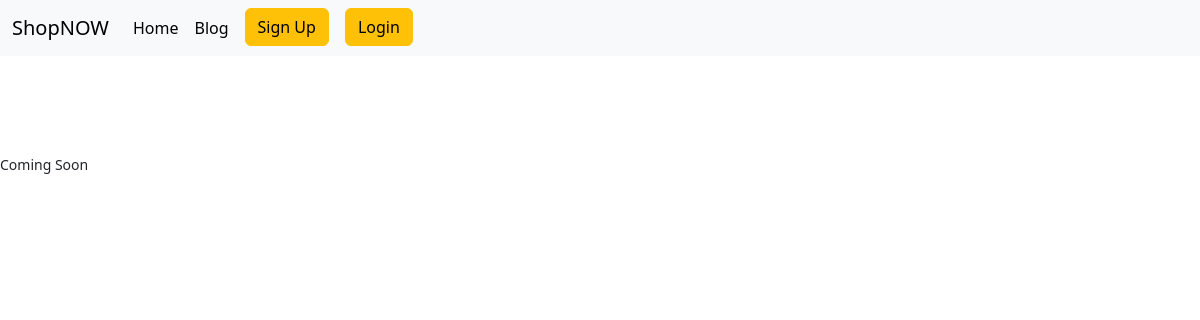
/blog, run on an earlier commit of the app's database.
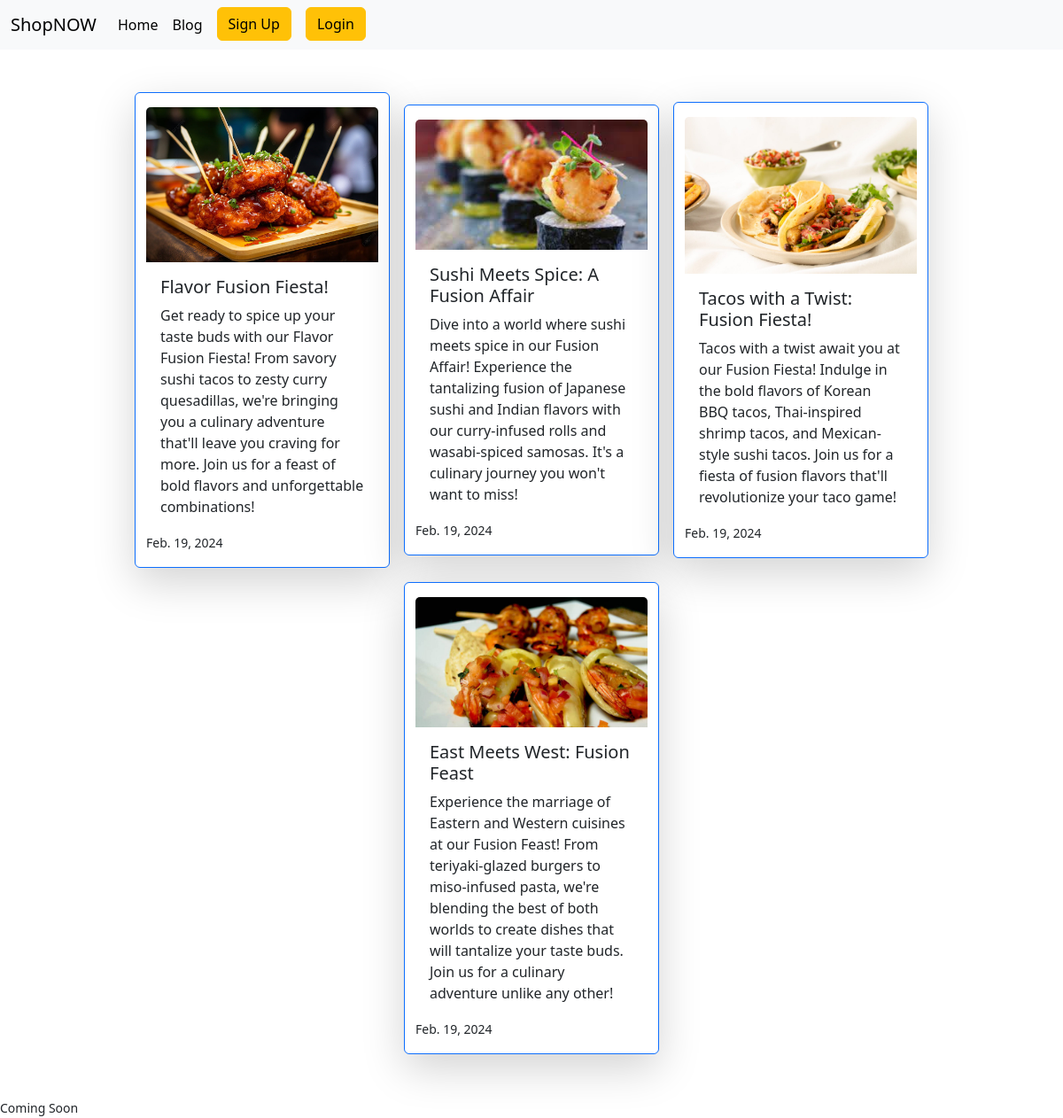
And on a later commit of the database.
### ShopNow/models.py (models this page shows)
class shopCard(models.Model):
    title = models.CharField(max_length=150)
    describtion = models.TextField()
    date_posted = models.DateField(auto_now_add=True)
    card_image = models.ImageField(upload_to="shop_image")

### ShopNow/views.py (the view)
# urls.py: path('blog', blogpage, name="Blog"),
def blogpage(request):
    allpost = shopCard.objects.all()
    return render(request, 'ShopNowApp/blog.html',{'allpose':allpost})

### ShopNow/templates/ShopNowApp/blog.html
{% extends 'ShopNowApp/base.html' %}
      {% block contant %}
      <div class="container my-5">
        <div class="row gap-3 justify-content-center align-items-center">
      {% for shopCard in allpose %}
              <div class="card border-primary col-3 shadow-lg" style="width: 18rem;">
                <img src={{shopCard.card_image.url}} class="card-img-top mt-3" alt="...">
                <div class="card-body">
                  <h5 class="card-title">{{shopCard.title}}</h5>
                  <p class="card-text">{{shopCard.describtion}}</p>
                </div>
                <p>
                  <small>{{shopCard.date_posted}}</small>
                </p>
              </div>
      {% endfor %}
        </div>
      </div>
      {% endblock contant %}

### ShopNow/templates/ShopNowApp/base.html (shortened to what this page needs)
<!doctype html>
<html lang="en">
  <head>
    <link href="https://cdn.jsdelivr.net/npm/bootstrap@5.3.2/dist/css/bootstrap.min.css" rel="stylesheet">
  </head>
  <body>
    <nav class="navbar navbar-expand-lg bg-body-tertiary">
        <div class="container-fluid">
          <a class="navbar-brand" href="{% url 'Home' %}">ShopNOW</a>
          <div class="collapse navbar-collapse" id="navbarSupportedContent">
            <ul class="navbar-nav me-auto mb-2 mb-lg-0">
              <li class="nav-item">
                <a class="nav-link active" aria-current="page" href="{% url 'Home' %}">Home</a>
              </li>
              <li class="nav-item">
                <a class="nav-link active" href="{% url 'Blog' %}">Blog</a>
              </li>
              {% if not request.user.is_authenticated %}
              <li class="nav-item mx-2">
                <a class="btn btn-warning" href="{% url 'SignUp' %}">Sign Up</a>
              </li>
              <li class="nav-item mx-2">
                <a class="btn btn-warning" href="{% url 'Login' %}">Login</a>
              </li>
              {% endif %}
          </div>
        </div>
      </nav>
      {% block contant %}
      {% endblock contant %}
      <footer>
        <small>Coming Soon</small>
      </footer>
  </body>
</html>

What changed in the data, as far as the page shows it:
added shopCard: card_image (picture), title "Flavor Fusion Fiesta!", describtion "Get ready to spice up your taste buds with our Flavor Fusion Fiesta! From savory sushi tacos to zesty curry quesadillas, we're bringing you a culinary adventure that'll leave you craving for more. Join us for a feast of bold flavors and unforgettable combinations!", date_posted "Feb. 19, 2024"
added shopCard: card_image (picture), title "Sushi Meets Spice: A Fusion Affair", describtion "Dive into a world where sushi meets spice in our Fusion Affair! Experience the tantalizing fusion of Japanese sushi and Indian flavors with our curry-infused rolls and wasabi-spiced samosas. It's a culinary journey you won't want to miss!", date_posted "Feb. 19, 2024"
added shopCard: card_image (picture), title "Tacos with a Twist: Fusion Fiesta!", describtion "Tacos with a twist await you at our Fusion Fiesta! Indulge in the bold flavors of Korean BBQ tacos, Thai-inspired shrimp tacos, and Mexican-style sushi tacos. Join us for a fiesta of fusion flavors that'll revolutionize your taco game!", date_posted "Feb. 19, 2024"
added shopCard: card_image (picture), title "East Meets West: Fusion Feast", describtion "Experience the marriage of Eastern and Western cuisines at our Fusion Feast! From teriyaki-glazed burgers to miso-infused pasta, we're blending the best of both worlds to create dishes that will tantalize your taste buds. Join us for a culinary adventure unlike any other!", date_posted "Feb. 19, 2024"
